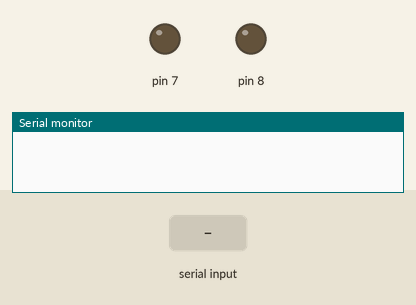
A sketch run on a simulated Arduino Uno, built with avr-gcc and run on an emulated ATmega328P. Shown: output pins drawn as LEDs (lit = HIGH), the last lines printed to the serial monitor. The inputs (shaded band) are chosen by the test bench.

Above: at 1.2 s.
1.3 s: "A" received over Serial
At 2.0 s:
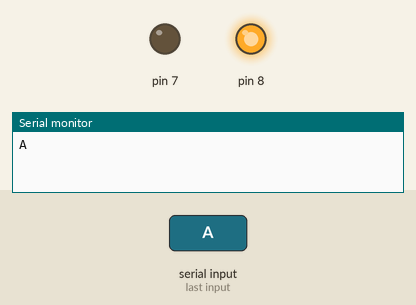
2.8 s: "b" received over Serial
At 3.2 s:
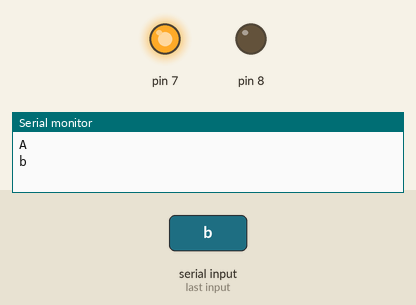
4.3 s: "B" received over Serial
At 5.5 s:
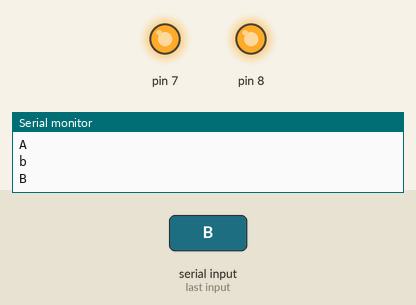
Timing chart, 0 to 7.3 s (numbered marks = the images above; inputs shaded):
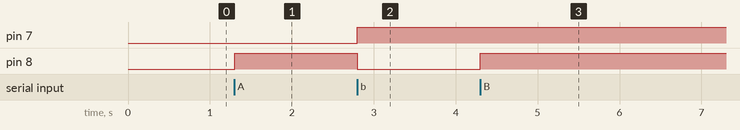

Measured:
- after the input at 1.3 s, pin 8: LOW → HIGH at once
- after the input at 2.8 s, pin 7: LOW → HIGH at once; pin 8: HIGH → LOW at once
- after the input at 4.3 s, pin 8: LOW → HIGH at once

The sketch:

BT_AWN_LAB.ino
```cpp
char inputByte;
void setup()
 {
 Serial.begin(9600);
 pinMode(7,OUTPUT);
 pinMode(8,OUTPUT);
}

void loop()
 {
while(Serial.available()>0)
{
  inputByte= Serial.read();
  Serial.println(inputByte);
  if (inputByte=='a')
  {
  digitalWrite(7,LOW);
  digitalWrite(8,LOW);
  }
  else if (inputByte=='A')
  {
  digitalWrite(7,LOW);
  digitalWrite(8,HIGH);
  }
  else if (inputByte=='b')
  {
  digitalWrite(7,HIGH);
  digitalWrite(8,LOW);
  }
else if (inputByte=='B')
  {
  digitalWrite(7,HIGH);
  digitalWrite(8,HIGH);
  }
  }
}
```
